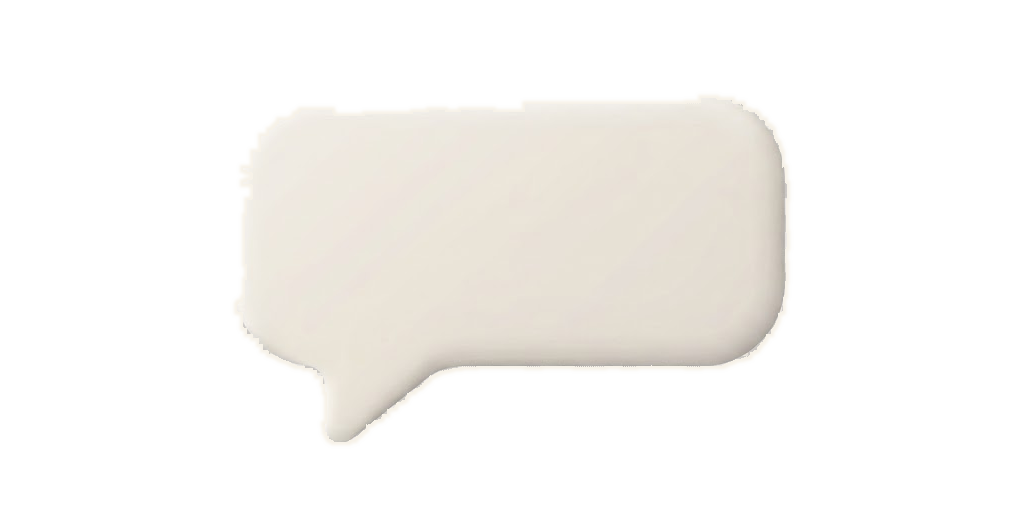
#> input picture SourceAssets/UI/speech_bubble_ivory.png, 1024 x 512 px
$ python process_speech_bubble.py ../SourceAssets/UI/speech_bubble_ivory.png
#> lines starting #> are read from the running program, lines starting #| are printed output that depends on the picture
import argparse
from collections import deque
from pathlib import Path

from PIL import Image, ImageFilter


parser = argparse.ArgumentParser()
parser.add_argument("source", type=Path)
parser.add_argument(
    "--output",
    type=Path,
    default=Path(__file__).resolve().parents[1]
    / "SourceAssets"
    / "UI"
    / "speech_bubble_ivory.png",
)
args = parser.parse_args()
SOURCE = args.source
OUTPUT = args.output

image = Image.open(SOURCE).convert("RGB")
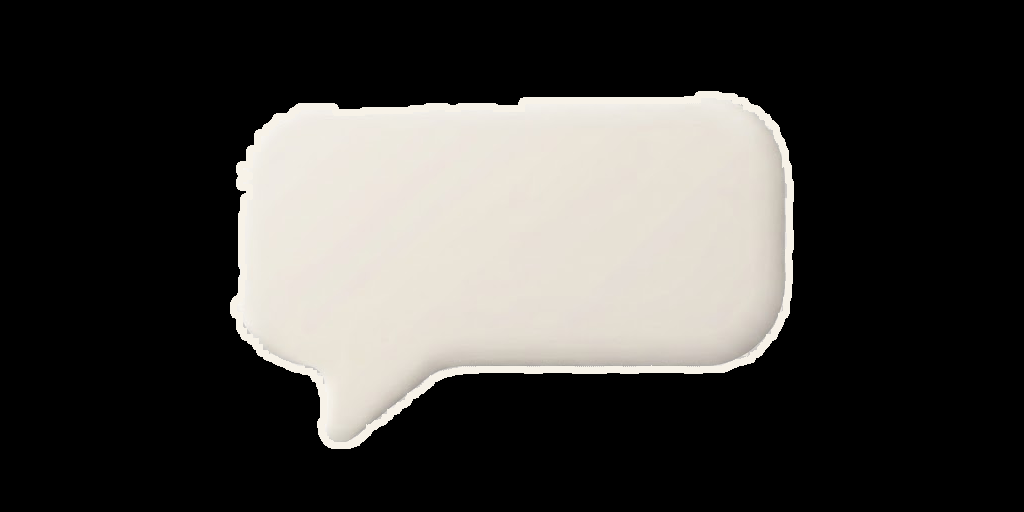
#> image: PIL image 1024x512 RGB; mean R, G, B 67.6, 65.8, 62.9
width, height = image.size
#> width = 1024; height = 512
pixels = image.load()
binary = bytearray(width * height)

for y in range(70, 500):
    for x in range(180, 850):
        red, green, blue = pixels[x, y]
        if red - blue > 5 and red - green > 1:
            binary[y * width + x] = 1

seen = bytearray(width * height)
largest = []
for index, value in enumerate(binary):
    if not value or seen[index]:
        continue
    queue = deque([index])
    seen[index] = 1
    component = []
    while queue:
        current = queue.popleft()
        component.append(current)
        x = current % width
        y = current // width
        neighbors = (
            current - 1 if x else -1,
            current + 1 if x < width - 1 else -1,
            current - width if y else -1,
            current + width if y < height - 1 else -1,
        )
        for neighbor in neighbors:
            if neighbor >= 0 and binary[neighbor] and not seen[neighbor]:
                seen[neighbor] = 1
                queue.append(neighbor)
    if len(component) > len(largest):
        largest = component
#> after the loop, largest = 152915 items

mask = Image.new("L", image.size, 0)
#> mask: PIL image 1024x512 L; every value is 0
mask_pixels = mask.load()
for index in largest:
    mask_pixels[index % width, index // width] = 255
#> this loop made 152915 passes
#> index on passes 1 to 3: 93882, 93883, 94906
mask = mask.filter(ImageFilter.MaxFilter(7)).filter(ImageFilter.GaussianBlur(1.5))
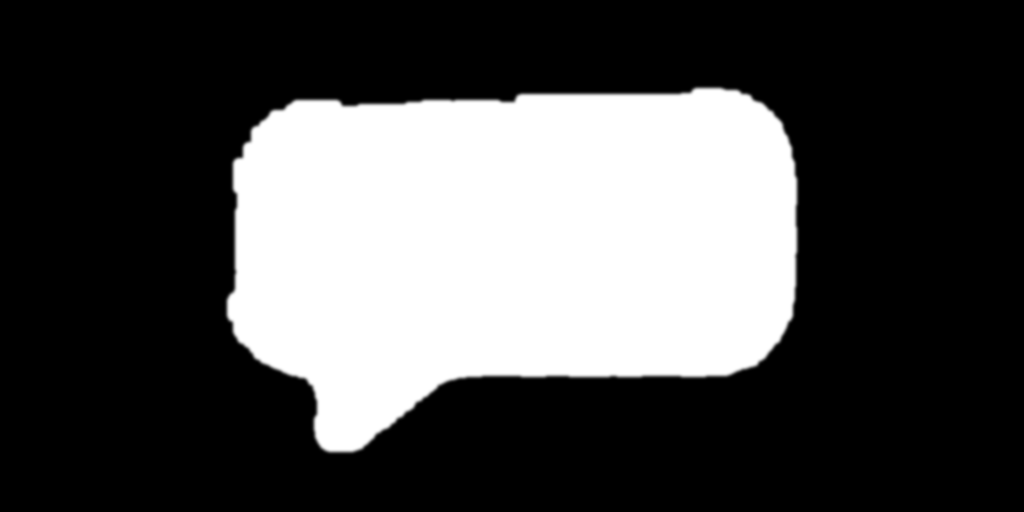
#> mask: PIL image 1024x512 L; min 0, max 255, mean 77.2

rgba = image.convert("RGBA")
rgba_pixels = rgba.load()
for y in range(height):
    for x in range(width):
        if mask.getpixel((x, y)) <= 0:
            continue
        red, green, blue = pixels[x, y]
        if red - blue <= 5 or red - green <= 1:
            rgba_pixels[x, y] = (247, 242, 232, 255)
rgba.putalpha(mask)
canvas = Image.new("RGBA", (1024, 512), (0, 0, 0, 0))
#> canvas: PIL image 1024x512 RGBA; every value is 0
crop = rgba.crop((190, 75, 840, 485))
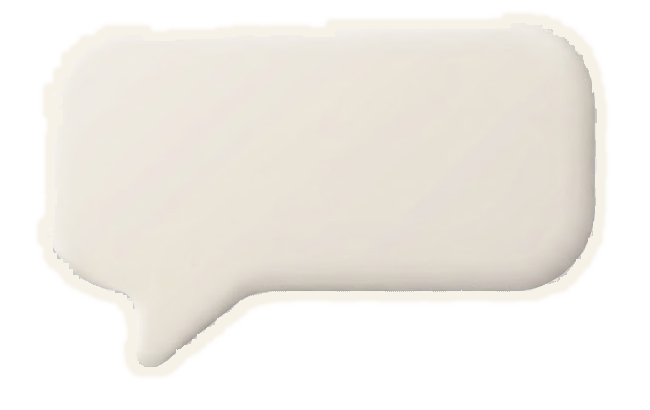
#> crop: PIL image 650x410 RGBA; mean R, G, B, A 144.6, 140.9, 134.6, 151.8; transparent parts drawn white
canvas.alpha_composite(crop, ((1024 - crop.width) // 2, (512 - crop.height) // 2))
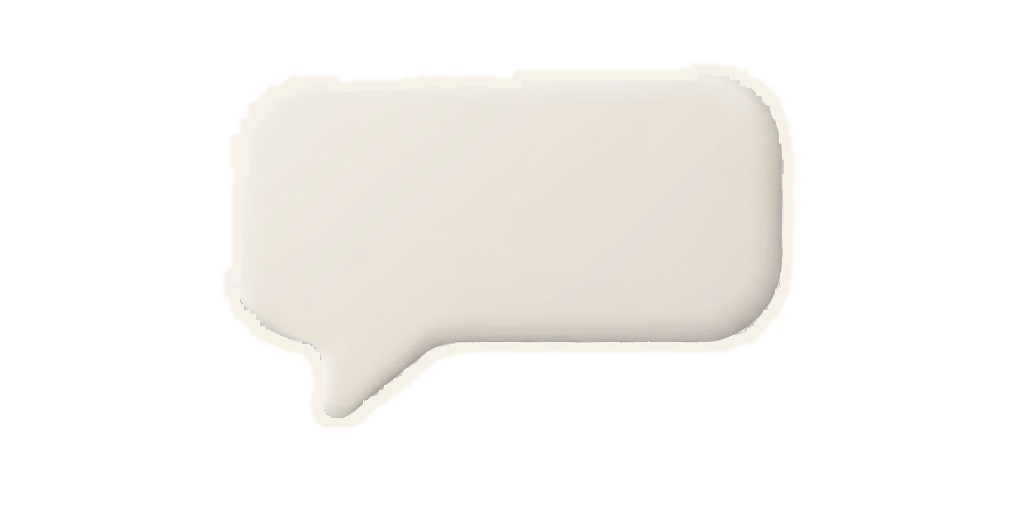
#> canvas: PIL image 1024x512 RGBA; mean R, G, B, A 73.5, 71.6, 68.4, 77.2; transparent parts drawn white
OUTPUT.parent.mkdir(parents=True, exist_ok=True)
canvas.save(OUTPUT)
print(f"wrote={OUTPUT} component_pixels={len(largest)}")
#| wrote=SourceAssets/UI/speech_bubble_ivory.png component_pixels=152915
